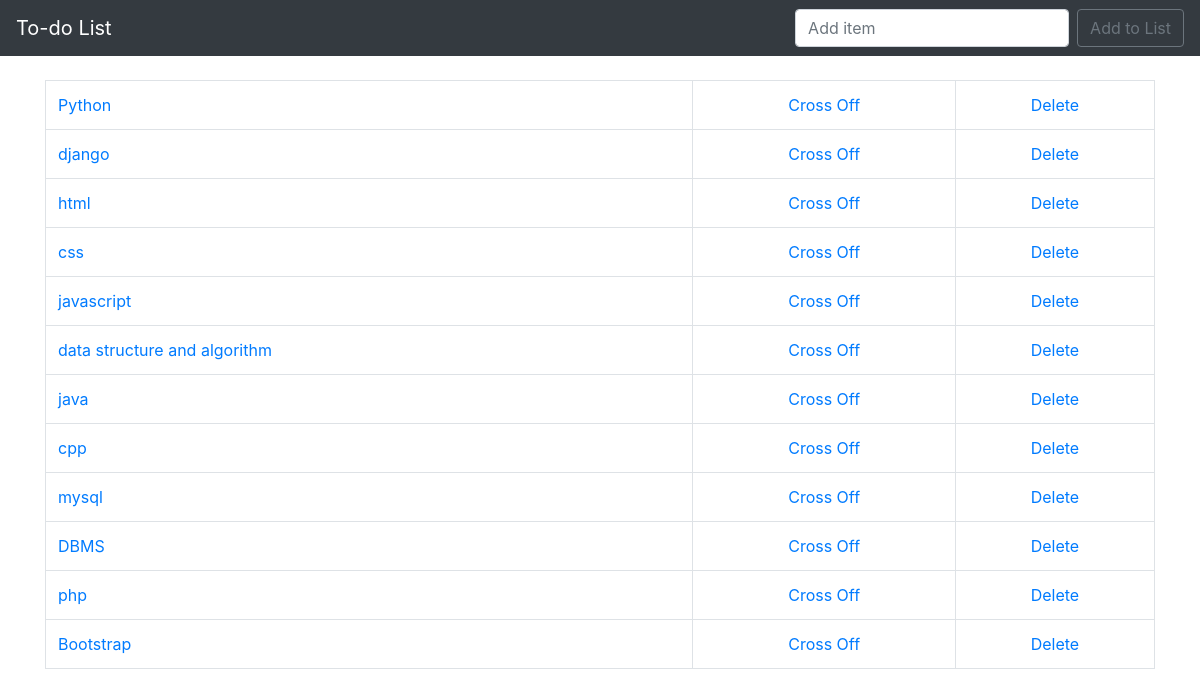
Before: / with the older database file.
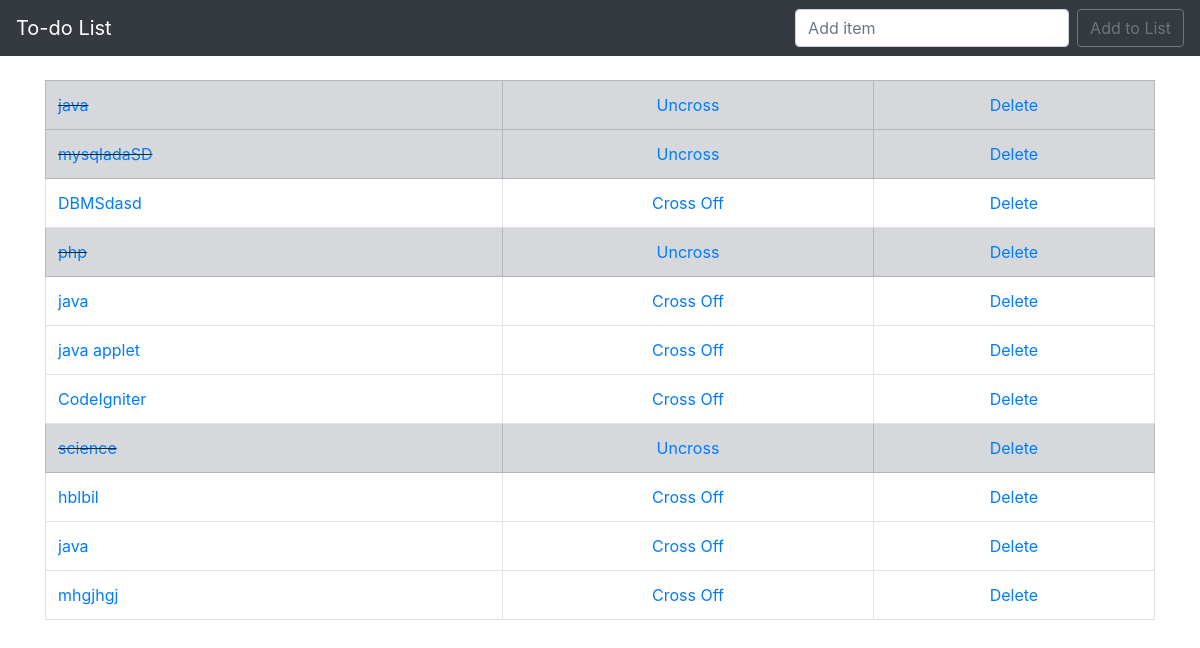
After: the same page with the newer database file.
### todo_list/models.py (models this page shows, shortened)
class List(models.Model):
    item=models.CharField(max_length=200)
    completed=models.BooleanField(default=False)

### todo_list/views.py (the view)
# urls.py: path('',views.home,name='home'),
def home(request):
   if request.method=='POST':
       form=ListForm(request.POST or None)
       if form.is_valid():
           form.save()
           all_items=List.objects.all
           messages.success(request,"Item has been added to List!")
           return render(request,"home.html",{'all_items':all_items})
   else:
        all_items=List.objects.all
        return render(request,"home.html",{'all_items':all_items})

### todo_list/templates/home.html (shortened to what this page needs)
{%extends 'base.html'%}
{%block content%}
{%if all_items%}
<table class="table table-bordered" id=ht>
   {%for things in all_items%}
   {% if things.completed %}
       <tr class="table-secondary">
          <td class="striker"><a href="{%url 'edit' things.id%}">{{things.item}}</a></td>
          <td><center><a href="{%url 'uncross' things.id%}">Uncross</a></center></td>
          <td><center><a href="{% url 'delete' things.id%}">Delete</a></center></td>
       </tr>
    {%else%}
       <tr>
            <td><a href="{%url 'edit' things.id%}">{{things.item}}</a></td>
            <td><center><a href="{%url 'cross_off' things.id%}">Cross Off</a></center></td>
            <td><center><a href="{% url 'delete' things.id%}" onclick="return confirm('Are you sure you want to delete this item?');">Delete</a></center>
         </tr>
    {%endif%}
   {%endfor%}
</table>
{%endif%}
{%endblock%}

### todo_list/templates/base.html (shortened to what this page needs)
{%load static%}
<!doctype html>
<html lang="en">
  <head>
    <link rel="stylesheet" href="https://stackpath.bootstrapcdn.com/bootstrap/4.3.1/css/bootstrap.min.css">
<link rel="stylesheet" href="{% static 'css/my_css.css' %}">
  </head>
  <body>
        <nav class="navbar navbar-expand-lg navbar-dark bg-dark">
                <a class="navbar-brand" href="{% url 'home' %}">To-do List</a>
                <div class="collapse navbar-collapse" id="navbarSupportedContent">
                  <form class="form-inline my-2 my-lg-0" method="POST">
                    <input class="form-control mr-sm-2" type="search" placeholder="Add item" aria-label="Search"name='item'>
                    <button class="btn btn-outline-secondary my-2 my-sm-0" type="submit">Add to List</button>
                  </form>
                </div>
              </nav>
            <br/>
        <div class="container">
           {%block content%}
           {%endblock%}
       </div>
  </body>
</html>

### static/css/my_css.css (style rules this page uses)
.striker { text-decoration: line-through; }

Changed rows visible on the page:
removed List: item "Python"
removed List: item "django"
removed List: item "html"
removed List: item "css"
removed List: item "javascript"
removed List: item "data structure and algorithm"
removed List: item "cpp"
removed List: item "Bootstrap"
changed List (number 1 of 11 on the later page): completed "Cross Off" → "Uncross"
changed List: item "mysql" → "mysqladaSD"; completed "Cross Off" → "Uncross"
changed List: item "DBMS" → "DBMSdasd"
changed List "php": completed "Cross Off" → "Uncross"
added List: item "java"
added List: item "java applet"
added List: item "CodeIgniter"
added List: item "science"
added List: item "hblbil"
added List: item "java"
added List: item "mhgjhgj"
